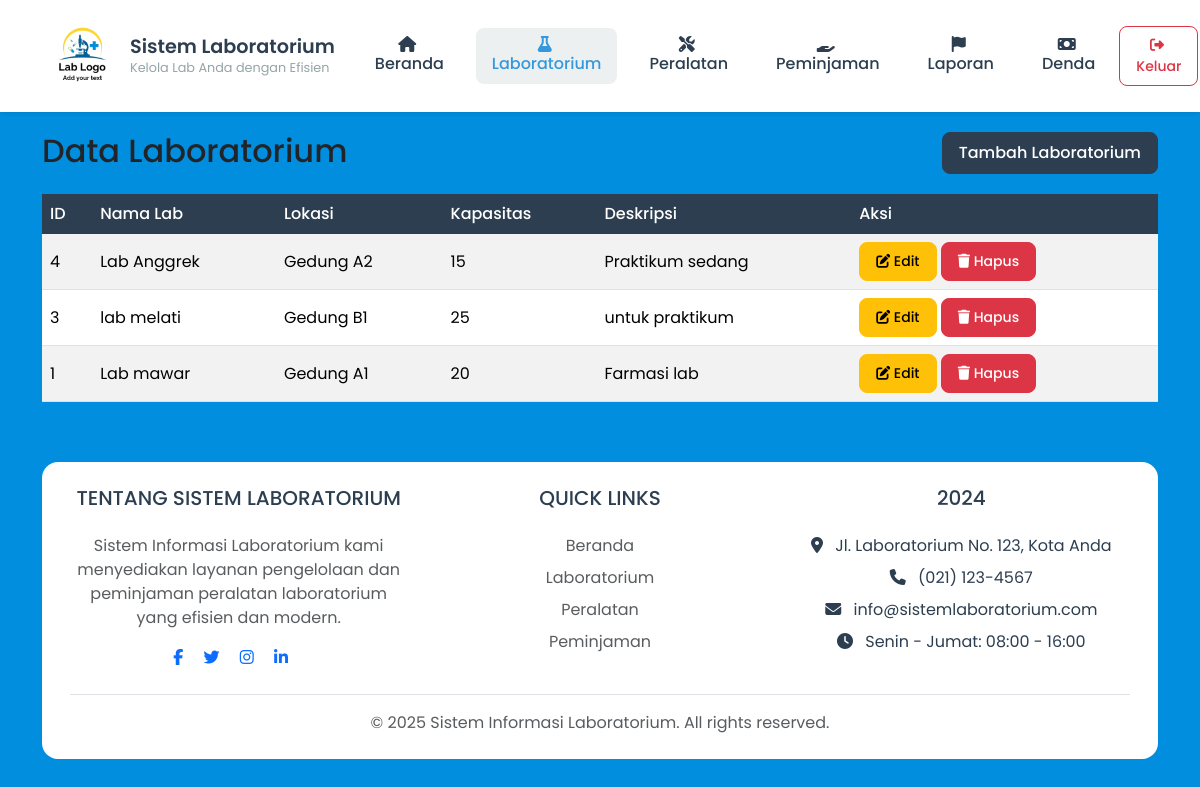
/laboratorium.php (signed in), run on the app's committed database.
### tables this page shows
CREATE TABLE IF NOT EXISTS `laboratorium` (
  `LabID` int NOT NULL AUTO_INCREMENT,
  `NamaLab` varchar(100) NOT NULL,
  `Lokasi` varchar(255) DEFAULT NULL,
  `Kapasitas` int DEFAULT NULL,
  `Deskripsi` text,
  PRIMARY KEY (`LabID`)
);

### laboratorium.php (the view, shortened to what this page needs)
<?php
require_once 'config/database.php';
include 'includes/header.php';
$stmt = $pdo->query("SELECT * FROM Laboratorium ORDER BY LabID DESC");
$laboratories = $stmt->fetchAll();
?>
<div class="row mb-3">
    <div class="col-md-6">
        <h2>Data Laboratorium</h2>
    </div>
    <div class="col-md-6 text-end">
        <button type="button" class="btn btn-primary" data-bs-toggle="modal" data-bs-target="#addLabModal">
            Tambah Laboratorium
        </button>
    </div>
</div>
<div class="table-responsive">
    <table class="table table-striped">
        <thead>
            <tr>
                <th>ID</th>
                <th>Nama Lab</th>
                <th>Lokasi</th>
                <th>Kapasitas</th>
                <th>Deskripsi</th>
                <th>Aksi</th>
            </tr>
        </thead>
        <tbody>
            <?php foreach ($laboratories as $lab): ?>
            <tr>
                <td><?= $lab['LabID'] ?></td>
                <td><?= htmlspecialchars($lab['NamaLab']) ?></td>
                <td><?= htmlspecialchars($lab['Lokasi']) ?></td>
                <td><?= $lab['Kapasitas'] ?></td>
                <td><?= htmlspecialchars($lab['Deskripsi']) ?></td>
                <td>
                    <button class="btn btn-sm btn-warning edit-btn"
                            data-id="<?= $lab['LabID'] ?>"
                            data-nama="<?= htmlspecialchars($lab['NamaLab']) ?>"
                            data-lokasi="<?= htmlspecialchars($lab['Lokasi']) ?>"
                            data-kapasitas="<?= $lab['Kapasitas'] ?>"
                            data-deskripsi="<?= htmlspecialchars($lab['Deskripsi']) ?>"
                            data-bs-toggle="modal"
                            data-bs-target="#editLabModal">
                        <i class="fas fa-edit"></i> Edit
                    </button>
                    <a href="?delete=<?= $lab['LabID'] ?>" class="btn btn-sm btn-danger"
                       onclick="return confirm('Apakah Anda yakin ingin menghapus laboratorium ini?')">
                        <i class="fas fa-trash"></i> Hapus
                    </a>
                </td>
            </tr>
            <?php endforeach; ?>
        </tbody>
    </table>
</div>
<?php include 'includes/footer.php'; ?>

### assets/css/style.css (style rules this page uses)
:root { --primary: #2c3e50; --secondary: #3498db; --accent: #1abc9c; --warning: #f1c40f; --danger: #e74c3c; --success: #2ecc71; --dark: #2c3e50; --gray: #95a5a6; --light: #ecf0f1; --white: #ffffff; }
body { font-family: 'Poppins', sans-serif; background-color: #018EDE; background-image: url(assets\images\bg.jpg); }
.table { margin-bottom: 0; }
.table thead th { background-color: var(--primary); color: var(--white); font-weight: 500; border: none; }
.table td { vertical-align: middle; }
.btn { padding: 0.5rem 1rem; border-radius: 0.5rem; font-weight: 500; transition: all 0.3s ease; }
.btn-primary { background-color: var(--primary); border-color: var(--primary); }

### data on the page
laboratorium: LabID "4", NamaLab "Lab Anggrek", Lokasi "Gedung A2", Kapasitas "15", Deskripsi "Praktikum sedang"
laboratorium: LabID "3", NamaLab "lab melati", Lokasi "Gedung B1", Kapasitas "25", Deskripsi "untuk praktikum"
laboratorium: LabID "1", NamaLab "Lab mawar", Lokasi "Gedung A1", Kapasitas "20", Deskripsi "Farmasi lab"
